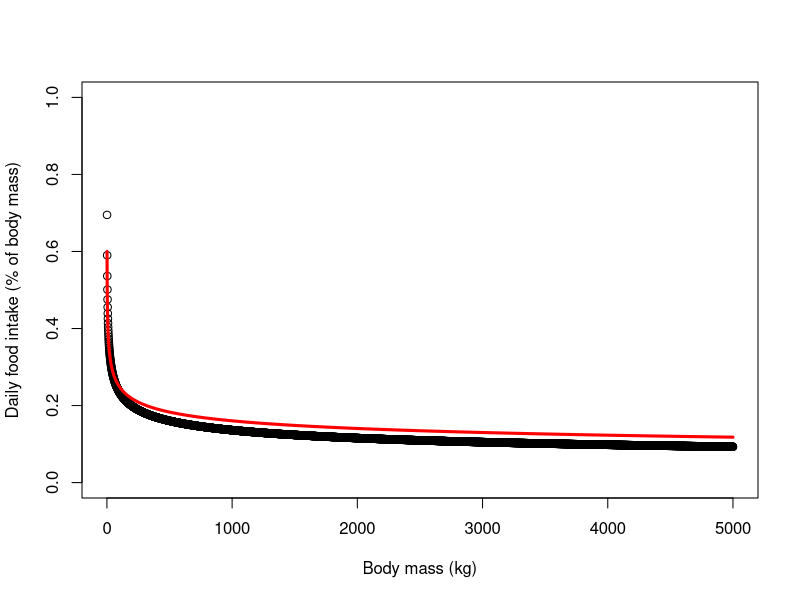
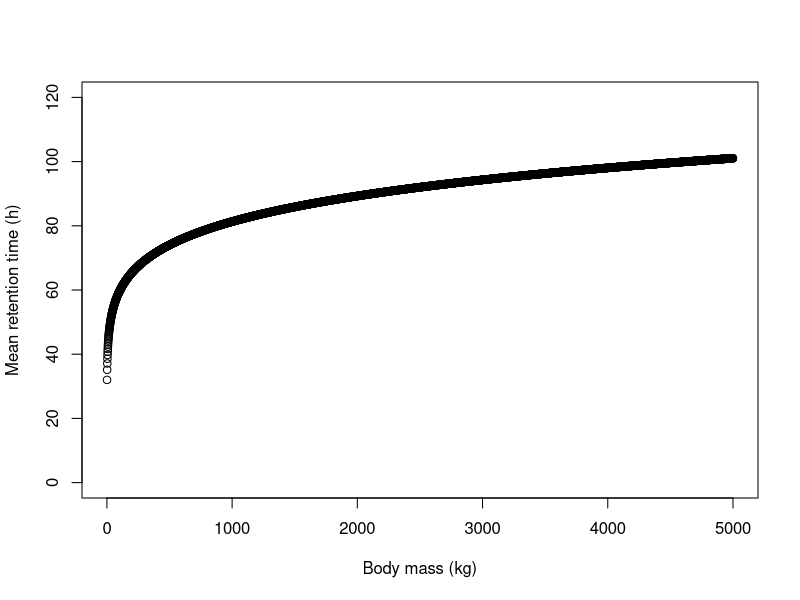

These charts were generated, in order, by the following R code:
# Author: Liam Langan
# Herbivory trade-offs

mass <- seq(1, 5000, by=1)
daily_food_intake <- function(mass){0.695*(mass^-0.236)} # Fig. 5.1 Normal Owen Smith
plot(mass, daily_food_intake(mass), ylab="Daily food intake (% of body mass)", xlab="Body mass (kg)", ylim=c(0,1))

daily_food_intake2 <- function(mass){0.6*(mass^-0.191)} # Fig. 5.2 Normal Owen Smith
# plot(mass, daily_food_intake2(mass), ylab="Daily food intake (% of body mass)", xlab="Body mass (kg)", ylim=c(0,1))
lines(mass, daily_food_intake2(mass), col="red", lwd=3)

mean_retention_time_hindgut <- function(mass){32*(mass^0.135)}
plot(mass, mean_retention_time_hindgut(mass), ylab="Mean retention time (h)", xlab="Body mass (kg)", ylim=c(0,120))
